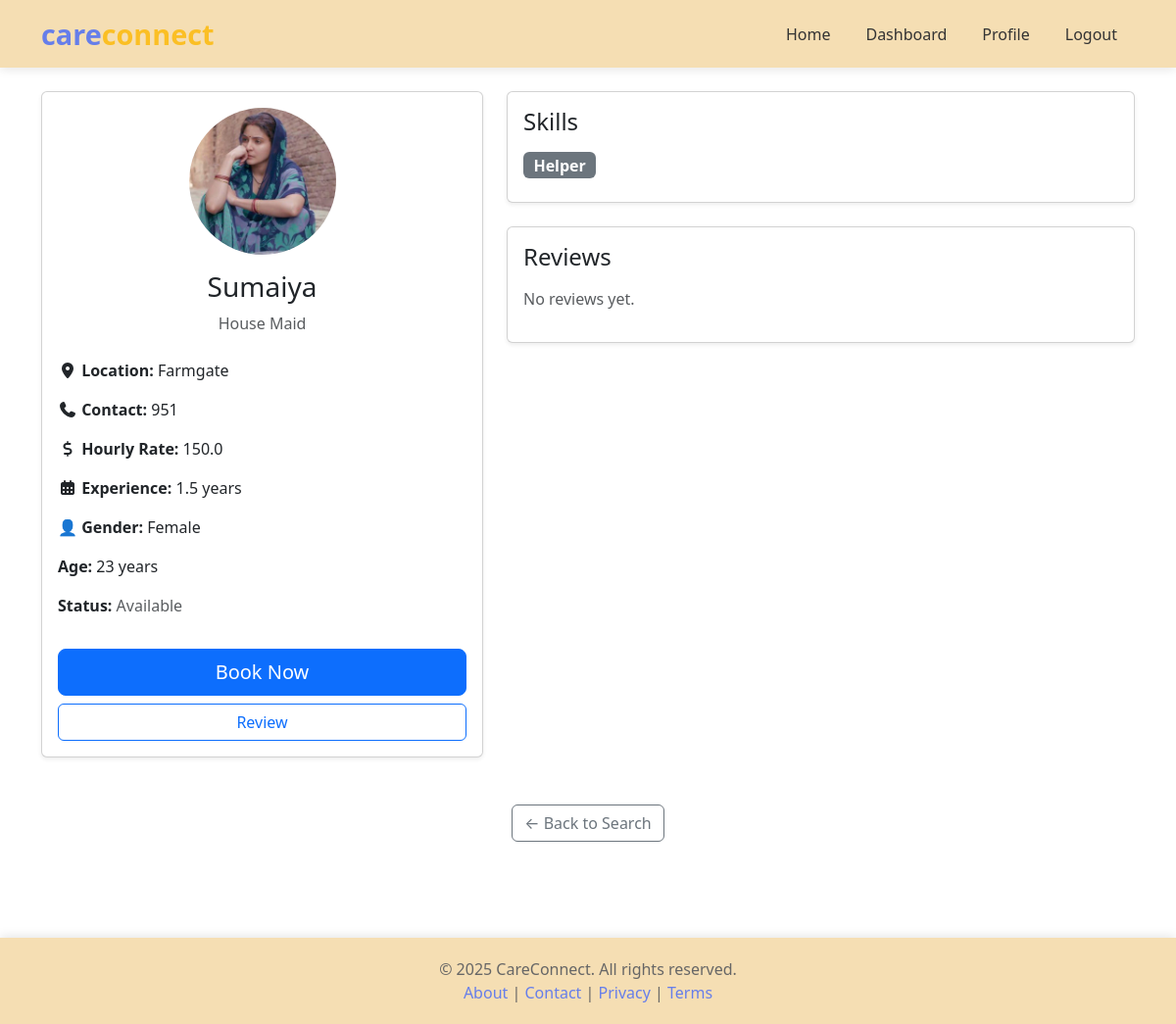
The app's page /users/provider/3/ (signed in), older data.
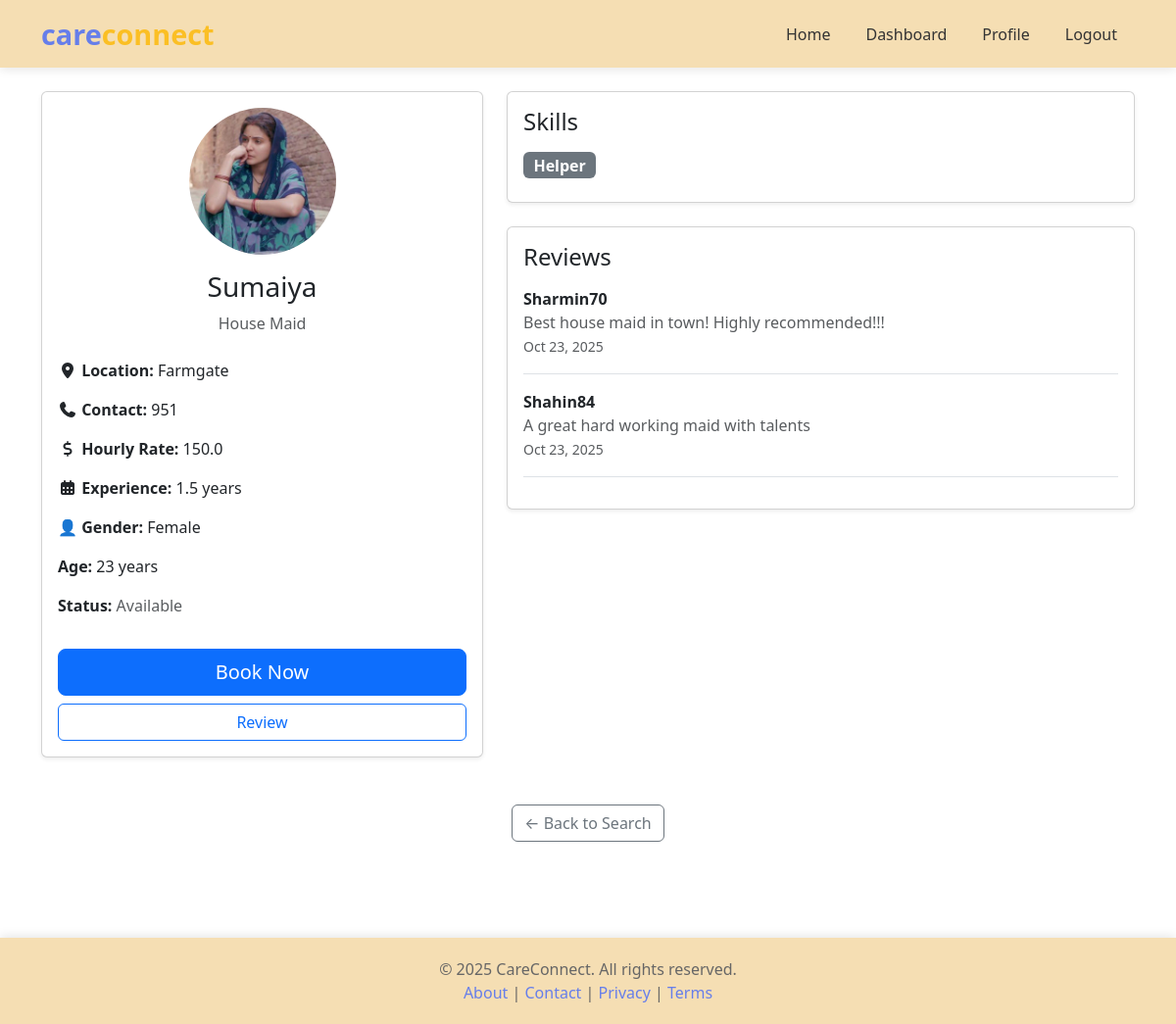
The same page, newer data.
### providers/models.py (models this page shows, shortened)
class ServiceProvider(models.Model):
    CATEGORY_CHOICES = [
        ('maid', 'House Maid'),
        ('babysitter', 'Babysitter'),
        ('caregiver', 'Caregiver'),
    ]
    GENDER_CHOICES = [
        ('male', 'Male'),
        ('female', 'Female'),
        ('other', 'Other'),
    ]
    user = models.OneToOneField(User, on_delete=models.CASCADE, related_name='provider_profile')
    name = models.CharField(max_length=100)
    age = models.IntegerField()
    gender = models.CharField(max_length=10, choices=GENDER_CHOICES)
    location = models.CharField(max_length=200)
    experience_year = models.FloatField()
    skills = models.TextField(help_text="Comma-separated")
    category = models.CharField(max_length=20, choices=CATEGORY_CHOICES)
    contactNo = models.CharField(max_length=15)
    hourlyRate = models.FloatField()
    availability = models.BooleanField(default=True)
    profile_image = models.ImageField(upload_to='provider_profiles/', blank=True, null=True)
    created_at = models.DateTimeField(auto_now_add=True)
    def get_skills_list(self):
        return [skill.strip() for skill in self.skills.split(',')]

### users/models.py (models this page shows, shortened)
class Feedback(models.Model):
    booking = models.OneToOneField(Booking, on_delete=models.CASCADE, related_name='booking_feedback')
    comment = models.TextField()
    created_at = models.DateTimeField(auto_now_add=True)

class Booking(models.Model):
    STATUS_CHOICES = [
        ('pending', 'Pending'),
        ('confirmed', 'Confirmed'),
        ('completed', 'Completed'),
        ('cancelled', 'Cancelled'),
    ]
    user = models.ForeignKey(User, on_delete=models.CASCADE, related_name='user_bookings')
    provider = models.ForeignKey('providers.ServiceProvider', on_delete=models.CASCADE, related_name='provider_bookings')
    dateTime = models.DateTimeField()
    status = models.CharField(max_length=20, choices=STATUS_CHOICES, default='pending')
    totalamount = models.FloatField()
    created_at = models.DateTimeField(auto_now_add=True)
    class Meta:
        ordering = ['-created_at']

class User(AbstractUser):
    contactNo = models.CharField(max_length=15)
    address = models.TextField()
    profile_image = models.ImageField(upload_to='user_profiles/', blank=True, null=True)
    is_provider = models.BooleanField(default=False)

### users/views.py (the view)
# urls.py: path('provider/<int:pk>/', views.provider_detail, name='provider_detail'),
@login_required
def provider_detail(request, pk):
    provider = ServiceProvider.objects.get(pk=pk)
    feedbacks = Feedback.objects.filter(booking__provider=provider).order_by('-created_at')[:5]
    context = {
        'provider': provider,
        'feedbacks': feedbacks,
    }
    return render(request, 'users/provider_detail.html', context)

### templates/users/provider_detail.html (shortened to what this page needs)
{% extends 'base.html' %}
{% block content %}
<div class="container mt-4 mb-5">
    <div class="row">
        <div class="col-md-5">
            <div class="card shadow-sm mb-4">
                <div class="card-body text-center">
                    {% if provider.profile_image %}
                    <img src="{{ provider.profile_image.url }}" class="rounded-circle mb-3" width="150" height="150" alt="Profile">
                    {% endif %}
                    <h3 >{{ provider.name }}</h3>
                    <p class="text-muted">{{ provider.get_category_display }}</p>
                    <div class="text-start mt-4">
                        <p><strong><i class="fa-solid fa-location-dot"></i> Location:</strong> {{ provider.location }}</p>
                        <p><strong><i class="fa-solid fa-phone"></i> Contact:</strong> {{ provider.contactNo }}</p>
                        <p><strong><i class="fa-solid fa-dollar-sign"></i> Hourly Rate:</strong> {{ provider.hourlyRate }}</p>
                        <p><strong><i class="fa-solid fa-calendar-days"></i> Experience:</strong> {{ provider.experience_year }} years</p>
                        <p><strong>👤 Gender:</strong> {{ provider.get_gender_display }}</p>
                        <p><strong> Age:</strong> {{ provider.age }} years</p>
                        <p>
                            <strong>Status:</strong>
                            {% if provider.availability %}
                            <span class="text-muted">Available</span>
                            {% else %}
                            <span class="text-muted">Unavailable</span>
                            {% endif %}
                        </p>
                    </div>
                    {% if provider.availability %}
                    <a href="{% url 'book_provider' provider.id %}" class="btn btn-primary w-100 btn-lg mt-3">Book Now</a>
                    {% else %}
                    <button class="btn btn-secondary w-100 btn-lg mt-3" disabled>Currently Unavailable</button>
                    {% endif %}
                    <a href="{% url 'add_provider_review' provider.id %}" class="btn btn-outline-primary w-100 mt-2">Review</a>
                </div>
            </div>
        </div>
        <div class="col-md-7">
            <div class="card shadow-sm mb-4">
                <div class="card-body">
                    <h4 class="mb-3">Skills</h4>
                    {% for skill in provider.get_skills_list %}
                    <span class="badge bg-secondary me-2 mb-2 fs-6">{{ skill }}</span>
                    {% endfor %}
                </div>
            </div>
            <div class="card shadow-sm">
                <div class="card-body">
                    <h4 class="mb-3">Reviews</h4>
                    {% if feedbacks %}
                        {% for feedback in feedbacks %}
                        <div class="mb-3 pb-3 border-bottom">
                            <div class="d-flex justify-content-between">
                                <strong>{{ feedback.booking.user.username }}</strong>
                            </div>
                            <p class="text-muted mb-0">{{ feedback.comment }}</p>
                            <small class="text-muted">{{ feedback.created_at|date:"M d, Y" }}</small>
                        </div>
                        {% endfor %}
                    {% else %}
                        <p class="text-muted">No reviews yet.</p>
                    {% endif %}
                </div>
            </div>
        </div>
    </div>
    <div class="text-center mt-4">
        <a href="{% url 'search_providers' %}" class="btn btn-outline-secondary">← Back to Search</a>
    </div>
</div>
{% endblock %}

Row changes from the older to the newer data that the page shows:
added Feedback: booking.user.username "Sharmin70", comment "Best house maid in town! Highly recommended!!!", created_at "Oct 23, 2025"
added Feedback: booking.user.username "Shahin84", comment "A great hard working maid with talents", created_at "Oct 23, 2025"
Text that changed along with them:
text no longer shown: "No reviews yet."
